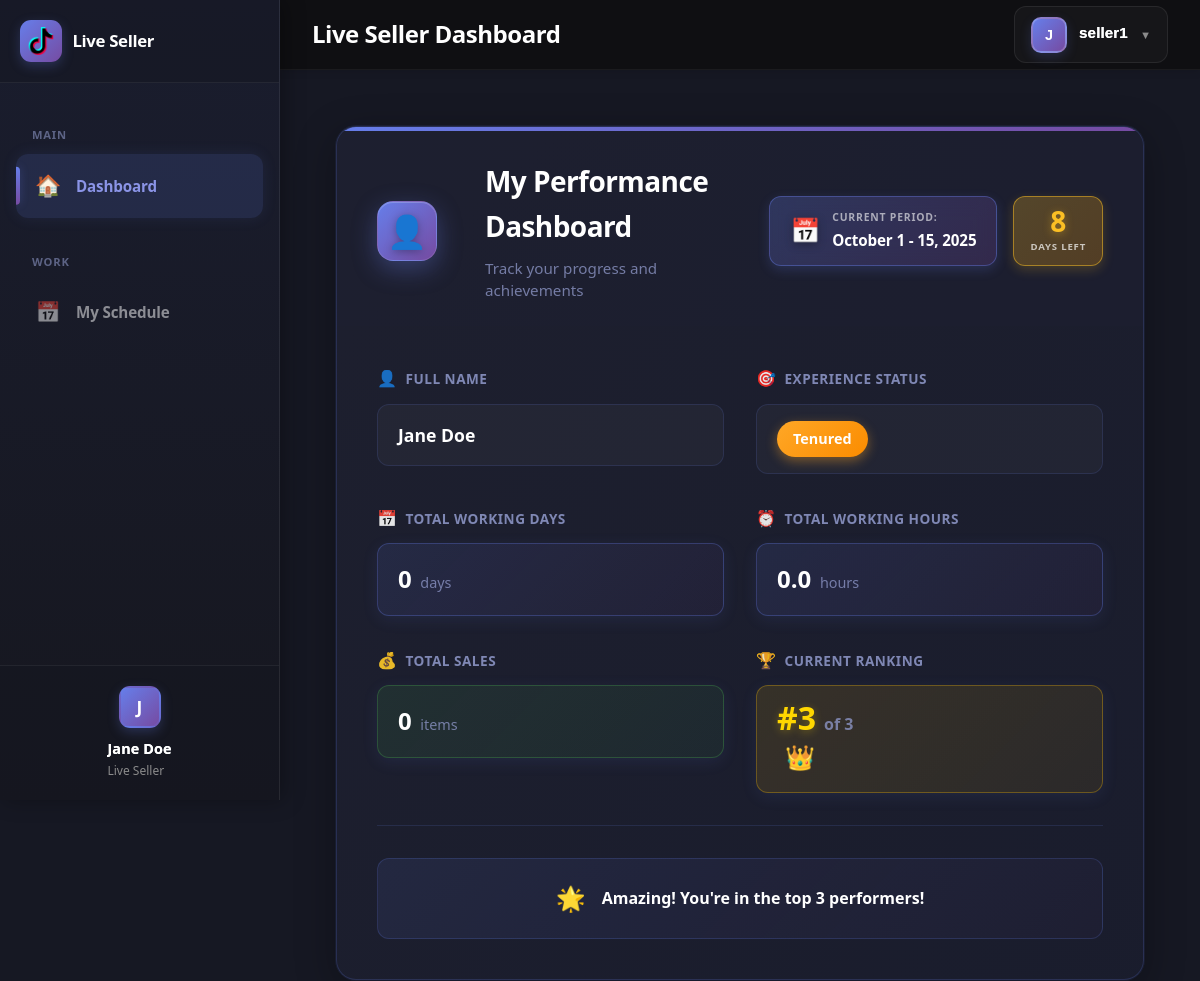
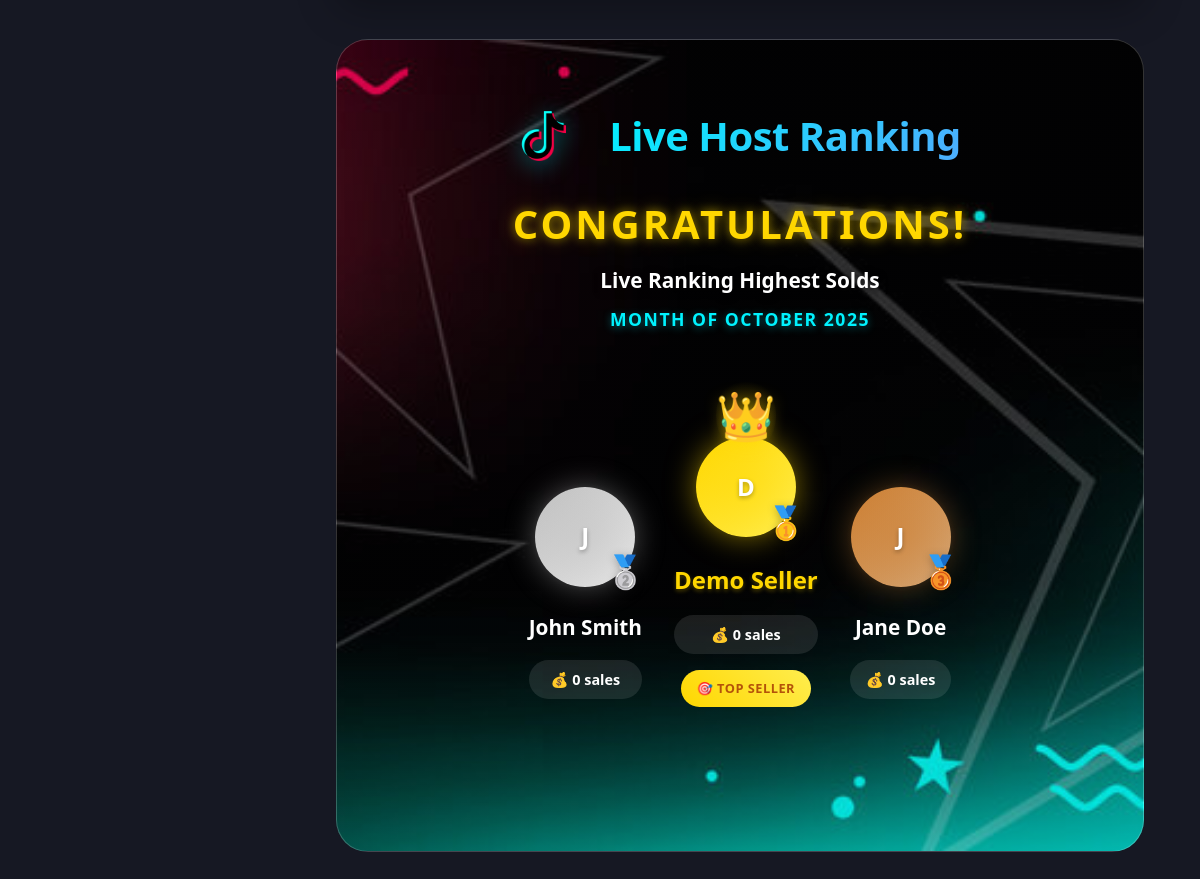
The page /live-sellers/dashboard.php (signed in) on the database its author committed (2 pictures, top to bottom).
### tables this page shows
CREATE TABLE `users` (
    `id` INT NOT NULL AUTO_INCREMENT,
    `username` varchar(50) NOT NULL UNIQUE,
    `email` varchar(100) NOT NULL UNIQUE,
    `password` varchar(255) NOT NULL,
    `role` enum('admin', 'live_seller') NOT NULL DEFAULT 'live_seller',
    `full_name` varchar(100) NOT NULL,
    `profile_image` varchar(255) DEFAULT NULL,
    `experienced_status` enum('newbie', 'tenured') NOT NULL DEFAULT 'newbie',
    `status` enum('active', 'inactive', 'suspended') NOT NULL DEFAULT 'active',
    `created_at` timestamp NOT NULL DEFAULT CURRENT_TIMESTAMP,
    `updated_at` timestamp NOT NULL DEFAULT CURRENT_TIMESTAMP ON UPDATE CURRENT_TIMESTAMP,
    PRIMARY KEY (`id`),
    KEY `idx_username` (`username`),
    KEY `idx_email` (`email`),
    KEY `idx_role` (`role`),
    KEY `idx_status` (`status`)
);

### live-sellers/dashboard.php (the view, shortened to what the rows shown need)
<?php
require_once __DIR__ . '/../includes/functions.php';
$db = getDB();
$current_period = get_current_pay_period();
$stmt = $db->prepare("
    SELECT
        u.id,
        u.full_name,
        u.profile_image,
        COUNT(DISTINCT a.attendance_date) as working_days,
        COALESCE(SUM(a.hours_worked), 0) as working_hours,
        COALESCE(SUM(a.solds_quantity), 0) as total_sales
    FROM users u
    LEFT JOIN attendance a ON u.id = a.seller_id
        AND a.status IN ('completed', 'checked_in')
        AND a.attendance_date BETWEEN ? AND ?
    WHERE u.role = 'live_seller' AND u.status = 'active'
    GROUP BY u.id, u.full_name
    ORDER BY total_sales DESC, working_hours DESC, working_days DESC
");
$stmt->execute([$current_period['start_date'], $current_period['end_date']]);
$all_users_rankings = $stmt->fetchAll();
$page_title = 'Live Seller Dashboard';
include 'layout/header.php';
?>
<div class="enhanced-dashboard">
    <div class="user-performance-card">
        <div class="card-header-section">
            <div class="header-left">
                <div class="header-text">
                    <h2 class="card-title">My Performance Dashboard</h2>
                </div>
            </div>
        </div>
        <div class="performance-form">
            <div class="form-row">
                <div class="form-group">
                    <label class="form-label">
                        <span class="label-icon">👤</span>
                        Full Name
                    </label>
                    <div class="form-value">
                        <?php echo htmlspecialchars($current_user['full_name']); ?>
                    </div>
                </div>
                <div class="form-group">
                    <div class="form-value">
                        <span class="role-badge-inline <?php echo $current_user['experienced_status'] === 'tenured' ? 'tenured-badge' : 'newbie-badge'; ?>">
                            <?php echo ucfirst($current_user['experienced_status']); ?>
                        </span>
                    </div>
                </div>
            </div>
        </div>
    </div>
    <div class="ranking-section">
        <div class="section-header">
            <div class="header-content">
                <h2 class="section-title">
                    Live Host Ranking
                </h2>
            </div>
        </div>
        <div class="podium-container">
            <div class="podium-positions">
                <?php if (count($all_users_rankings) >= 2): ?>
                    <div class="podium-position rank-2 animate-rise" style="animation-delay: 0.3s">
                        <div class="contestant-info">
                            <div class="profile-circle silver-circle">
                                <div class="circle-glow silver-glow"></div>
                                <div class="avatar-content">
                                    <?php if (!empty($all_users_rankings[1]['profile_image'])): ?>
                                        <img src="<?php echo htmlspecialchars(get_profile_image_path($all_users_rankings[1]['profile_image'])); ?>" alt="Profile" class="profile-image">
                                    <?php else: ?>
                                        <span class="avatar-initial"><?php echo strtoupper(substr($all_users_rankings[1]['full_name'], 0, 1)); ?></span>
                                    <?php endif; ?>
                                </div>
                                <div class="medal-overlay silver-medal">🥈</div>
                            </div>
                            <div class="contestant-details">
                                <h4 class="contestant-name"><?php echo htmlspecialchars($all_users_rankings[1]['full_name']); ?></h4>
                                <div class="performance-stats">
                                    <span class="hours">💰 <?php echo number_format($all_users_rankings[1]['total_sales']); ?> sales</span>
                                </div>
                            </div>
                        </div>
                    </div>
                <?php endif; ?>
                <?php if (count($all_users_rankings) >= 1): ?>
                    <div class="podium-position rank-1 animate-rise" style="animation-delay: 0.1s">
                        <div class="champion-crown">
                            <span class="crown-icon">👑</span>
                            <div class="crown-sparkle"></div>
                        </div>
                        <div class="contestant-info">
                            <div class="profile-circle gold-circle">
                                <div class="circle-glow gold-glow"></div>
                                <div class="avatar-content">
                                    <?php if (!empty($all_users_rankings[0]['profile_image'])): ?>
                                        <img src="<?php echo htmlspecialchars(get_profile_image_path($all_users_rankings[0]['profile_image'])); ?>" alt="Profile" class="profile-image">
                                    <?php else: ?>
                                        <span class="avatar-initial"><?php echo strtoupper(substr($all_users_rankings[0]['full_name'], 0, 1)); ?></span>
                                    <?php endif; ?>
                                </div>
                                <div class="medal-overlay gold-medal">🥇</div>
                            </div>
                            <div class="contestant-details">
                                <h4 class="contestant-name champion-name"><?php echo htmlspecialchars($all_users_rankings[0]['full_name']); ?></h4>
                                <div class="performance-stats">
                                    <span class="hours">💰 <?php echo number_format($all_users_rankings[0]['total_sales']); ?> sales</span>
                                </div>
                                <div class="champion-badge">🎯 Top Seller</div>
                            </div>
                        </div>
                    </div>
                <?php endif; ?>
                <?php if (count($all_users_rankings) >= 3): ?>
                    <div class="podium-position rank-3 animate-rise" style="animation-delay: 0.5s">
                        <div class="contestant-info">
                            <div class="profile-circle bronze-circle">
                                <div class="circle-glow bronze-glow"></div>
                                <div class="avatar-content">
                                    <?php if (!empty($all_users_rankings[2]['profile_image'])): ?>
                                        <img src="<?php echo htmlspecialchars(get_profile_image_path($all_users_rankings[2]['profile_image'])); ?>" alt="Profile" class="profile-image">
                                    <?php else: ?>
                                        <span class="avatar-initial"><?php echo strtoupper(substr($all_users_rankings[2]['full_name'], 0, 1)); ?></span>
                                    <?php endif; ?>
                                </div>
                                <div class="medal-overlay bronze-medal">🥉</div>
                            </div>
                            <div class="contestant-details">
                                <h4 class="contestant-name"><?php echo htmlspecialchars($all_users_rankings[2]['full_name']); ?></h4>
                                <div class="performance-stats">
                                    <span class="hours">💰 <?php echo number_format($all_users_rankings[2]['total_sales']); ?> sales</span>
                                </div>
                            </div>
                        </div>
                    </div>
                <?php endif; ?>
            </div>
        </div>
    </div>
</div>
<?php include 'layout/footer.php'; ?>

### live-sellers/layout/header.php (shortened to what the rows shown need)
<?php
$current_user = get_logged_in_user();
?>
<!DOCTYPE html>
<html lang="en">
<head>
    <?php $base = defined('SITE_URL') ? rtrim(SITE_URL, '/') : '..' ; ?>
    <link rel="stylesheet" href="<?php echo $base; ?>/assets/css/style.css?v=<?php echo time(); ?>">
    <link rel="stylesheet" href="<?php echo $base; ?>/assets/css/admin.css?v=<?php echo time(); ?>">
    <link rel="stylesheet" href="<?php echo $base; ?>/assets/css/live-seller.css?v=<?php echo time(); ?>">
</head>
<body class="admin-layout live-seller-layout">
    <aside class="sidebar">
        <div class="sidebar-footer">
            <div class="user-info">
                <div class="user-avatar">
                    <?php echo strtoupper(substr($current_user['full_name'], 0, 1)); ?>
                </div>
                <div class="user-details">
                    <p class="user-name"><?php echo htmlspecialchars($current_user['full_name']); ?></p>
                    <p class="user-role">Live Seller</p>
                </div>
            </div>
        </div>
    </aside>
    <main class="main-content">
        <header class="topbar">
            <div class="topbar-left">
                <h1 class="page-title"><?php echo isset($page_title) ? $page_title : 'Live Seller Panel'; ?></h1>
            </div>
            <div class="topbar-right">
                <div class="topbar-actions">
                    <div class="user-menu">
                        <button class="user-menu-toggle" id="userMenuToggle">
                            <div class="user-avatar">
                                <?php echo strtoupper(substr($current_user['full_name'], 0, 1)); ?>
                            </div>
                            <span class="user-name"><?php echo htmlspecialchars($current_user['username']); ?></span>
                            <span class="dropdown-arrow">▼</span>
                        </button>
                    </div>
                </div>
            </div>
        </header>
        <div class="content-wrapper">

### rows shown on the page
users: full_name "J", full_name "Jane Doe", username "seller1", experienced_status "Tenured"
users: full_name "J", full_name "John Smith"
users: full_name "D", full_name "Demo Seller"

### other values the page prints
$page_title "Live Seller Dashboard"
$current_period['period_name'] "October 1 - 15, 2025"
$days_until_reset "8"
$user_working_days "0"
$user_working_hours "0.0"
$user_total_sales "0"
$current_user_rank "3"
count($all_users_rankings) "3"
$all_users_rankings[1]['total_sales'] "0"
$all_users_rankings[0]['total_sales'] "0"
$all_users_rankings[2]['total_sales'] "0"
